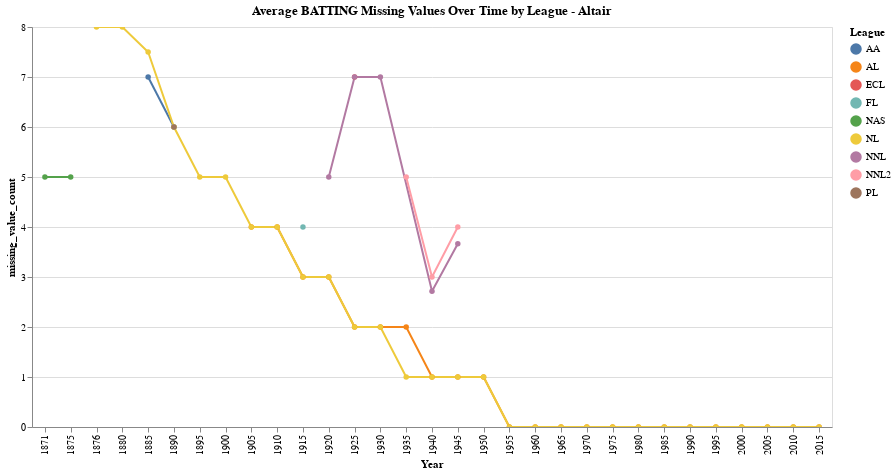

Notebook cell for this chart:
### Markdown cell above
# Yosef- I used altair to create a plot visualizing missing values in the batting data  for each league.

### Code cell
batting_grouped_by_league_year_df = batting_df.groupby(['League', 'Year'])['missing_value_count'].mean().reset_index()

selection = alt.selection_multi(fields=['League'], bind='legend')

chart = alt.Chart(batting_grouped_by_league_year_df).mark_line(point=True).encode(
    x='Year:O',
    y='missing_value_count:Q',
    color='League:N',
    tooltip=['League', 'Year', 'missing_value_count'],
    opacity=alt.condition(selection, alt.value(1), alt.value(0.2))
).properties(
    title='Average BATTING Missing Values Over Time by League - Altair',
    width=800,
    height=400
).add_selection(
    selection
).interactive()

chart

### Figure 1 — Vega-Lite specification as saved in the notebook (floating-point values rounded to 4 significant figures)
{"config": {"view": {"continuousWidth": 300, "continuousHeight": 300}}, "data": {"name": "data-38271434a0d72c9097472bc5b83571ca"}, "mark": {"type": "line", "point": true}, "encoding": {"color": {"field": "League", "type": "nominal"}, "opacity": {"condition": {"param": "param_71", "value": 1}, "value": 0.2}, "tooltip": [{"field": "League", "type": "nominal"}, {"field": "Year", "type": "quantitative"}, {"field": "missing_value_count", "type": "quantitative"}], "x": {"field": "Year", "type": "ordinal"}, "y": {"field": "missing_value_count", "type": "quantitative"}}, "height": 400, "params": [{"name": "param_71", "select": {"type": "point", "fields": ["League"]}, "bind": "legend"}, {"name": "param_72", "select": {"type": "interval", "encodings": ["x", "y"]}, "bind": "scales"}], "title": "Average BATTING Missing Values Over Time by League - Altair", "width": 800, "$schema": "https://vega.github.io/schema/vega-lite/v5.8.0.json", "datasets": {"data-38271434a0d72c9097472bc5b83571ca": [{"League": "AA", "Year": 1885, "missing_value_count": 7.0}, {"League": "AA", "Year": 1890, "missing_value_count": 6.0}, {"League": "AL", "Year": 1905, "missing_value_count": 4.0}, {"League": "AL", "Year": 1910, "missing_value_count": 4.0}, {"League": "AL", "Year": 1915, "missing_value_count": 3.0}, {"League": "AL", "Year": 1920, "missing_value_count": 3.0}, {"League": "AL", "Year": 1925, "missing_value_count": 2.0}, {"League": "AL", "Year": 1930, "missing_value_count": 2.0}, {"League": "AL", "Year": 1935, "missing_value_count": 2.0}, {"League": "AL", "Year": 1940, "missing_value_count": 1.0}, {"League": "AL", "Year": 1945, "missing_value_count": 1.0}, {"League": "AL", "Year": 1950, "missing_value_count": 1.0}, {"League": "AL", "Year": 1955, "missing_value_count": 0.0}, {"League": "AL", "Year": 1960, "missing_value_count": 0.0}, {"League": "AL", "Year": 1965, "missing_value_count": 0.0}, {"League": "AL", "Year": 1970, "missing_value_count": 0.0}, {"League": "AL", "Year": 1975, "missing_value_count": 0.0}, {"League": "AL", "Year": 1980, "missing_value_count": 0.0}, {"League": "AL", "Year": 1985, "missing_value_count": 0.0}, {"League": "AL", "Year": 1990, "missing_value_count": 0.0}, {"League": "AL", "Year": 1995, "missing_value_count": 0.0}, {"League": "AL", "Year": 2000, "missing_value_count": 0.0}, {"League": "AL", "Year": 2005, "missing_value_count": 0.0}, {"League": "AL", "Year": 2010, "missing_value_count": 0.0}, {"League": "AL", "Year": 2015, "missing_value_count": 0.0}, {"League": "ECL", "Year": 1925, "missing_value_count": 7.0}, {"League": "FL", "Year": 1915, "missing_value_count": 4.0}, {"League": "NAS", "Year": 1871, "missing_value_count": 5.0}, {"League": "NAS", "Year": 1875, "missing_value_count": 5.0}, {"League": "NL", "Year": 1876, "missing_value_count": 8.0}, {"League": "NL", "Year": 1880, "missing_value_count": 8.0}, {"League": "NL", "Year": 1885, "missing_value_count": 7.5}, {"League": "NL", "Year": 1890, "missing_value_count": 6.0}, {"League": "NL", "Year": 1895, "missing_value_count": 5.0}, {"League": "NL", "Year": 1900, "missing_value_count": 5.0}, {"League": "NL", "Year": 1905, "missing_value_count": 4.0}, {"League": "NL", "Year": 1910, "missing_value_count": 4.0}, {"League": "NL", "Year": 1915, "missing_value_count": 3.0}, {"League": "NL", "Year": 1920, "missing_value_count": 3.0}, {"League": "NL", "Year": 1925, "missing_value_count": 2.0}, {"League": "NL", "Year": 1930, "missing_value_count": 2.0}, {"League": "NL", "Year": 1935, "missing_value_count": 1.0}, {"League": "NL", "Year": 1940, "missing_value_count": 1.0}, {"League": "NL", "Year": 1945, "missing_value_count": 1.0}, {"League": "NL", "Year": 1950, "missing_value_count": 1.0}, {"League": "NL", "Year": 1955, "missing_value_count": 0.0}, {"League": "NL", "Year": 1960, "missing_value_count": 0.0}, {"League": "NL", "Year": 1965, "missing_value_count": 0.0}, {"League": "NL", "Year": 1970, "missing_value_count": 0.0}, {"League": "NL", "Year": 1975, "missing_value_count": 0.0}, {"League": "NL", "Year": 1980, "missing_value_count": 0.0}, {"League": "NL", "Year": 1985, "missing_value_count": 0.0}, {"League": "NL", "Year": 1990, "missing_value_count": 0.0}, {"League": "NL", "Year": 1995, "missing_value_count": 0.0}, {"League": "NL", "Year": 2000, "missing_value_count": 0.0}, {"League": "NL", "Year": 2005, "missing_value_count": 0.0}, {"League": "NL", "Year": 2010, "missing_value_count": 0.0}, {"League": "NL", "Year": 2015, "missing_value_count": 0.0}, {"League": "NNL", "Year": 1920, "missing_value_count": 5.0}, {"League": "NNL", "Year": 1925, "missing_value_count": 7.0}, {"League": "NNL", "Year": 1930, "missing_value_count": 7.0}, {"League": "NNL", "Year": 1940, "missing_value_count": 2.714}, {"League": "NNL", "Year": 1945, "missing_value_count": 3.667}, {"League": "NNL2", "Year": 1935, "missing_value_count": 5.0}, {"League": "NNL2", "Year": 1940, "missing_value_count": 3.0}, {"League": "NNL2", "Year": 1945, "missing_value_count": 4.0}, {"League": "PL", "Year": 1890, "missing_value_count": 6.0}]}}
